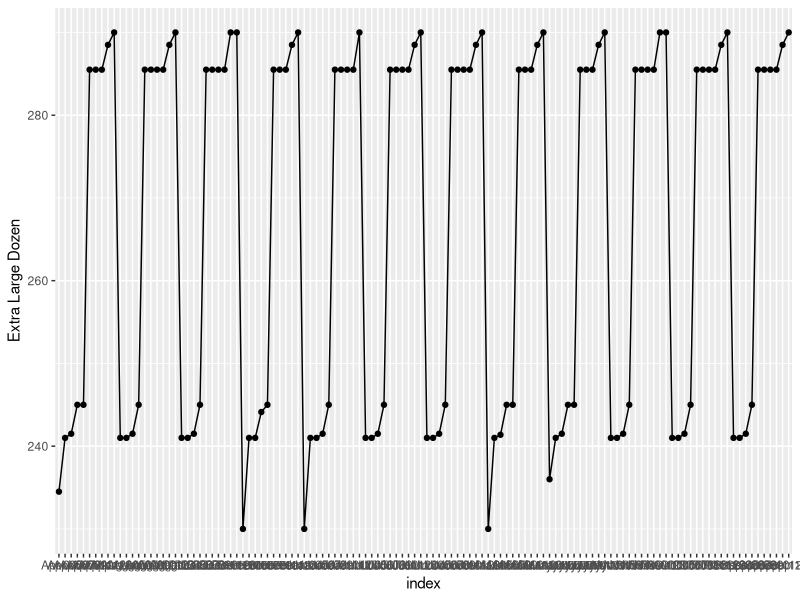
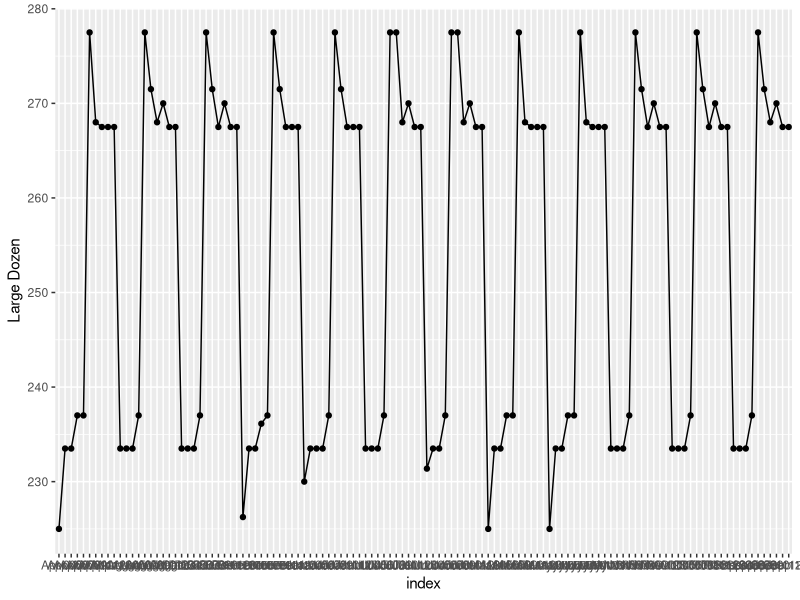
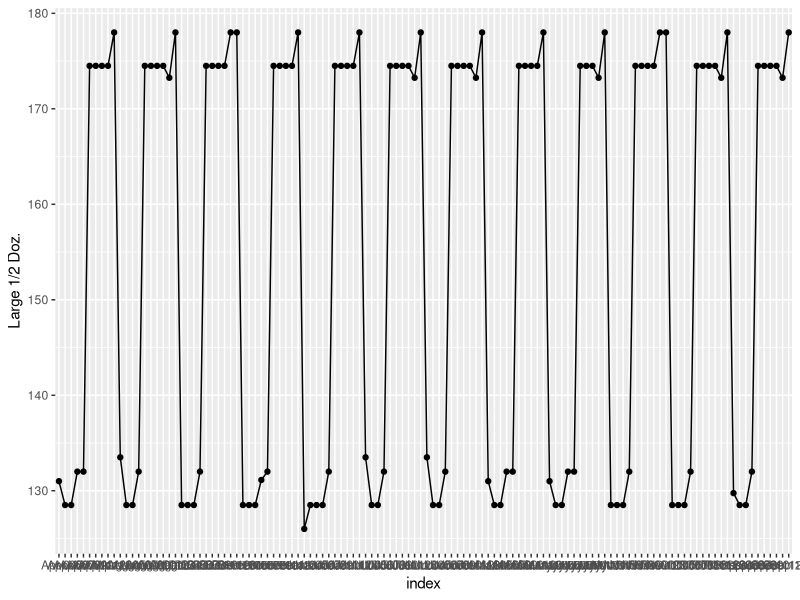
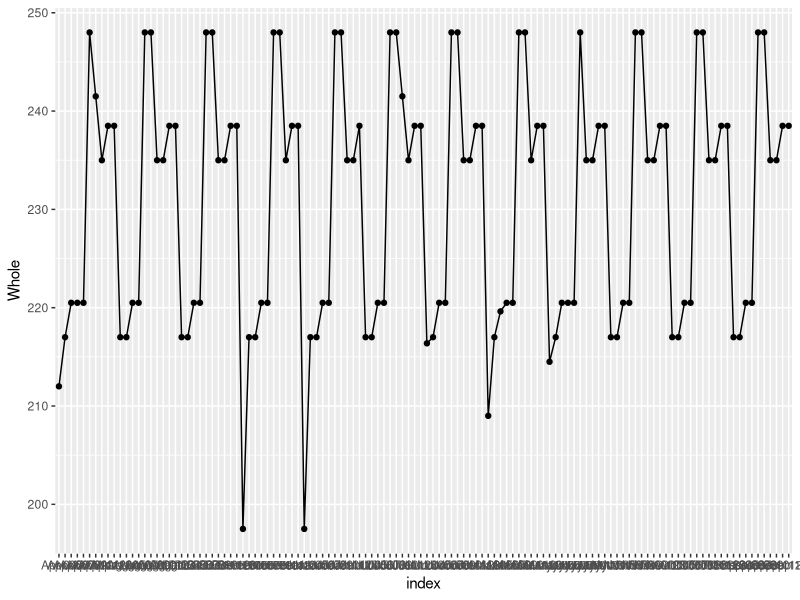
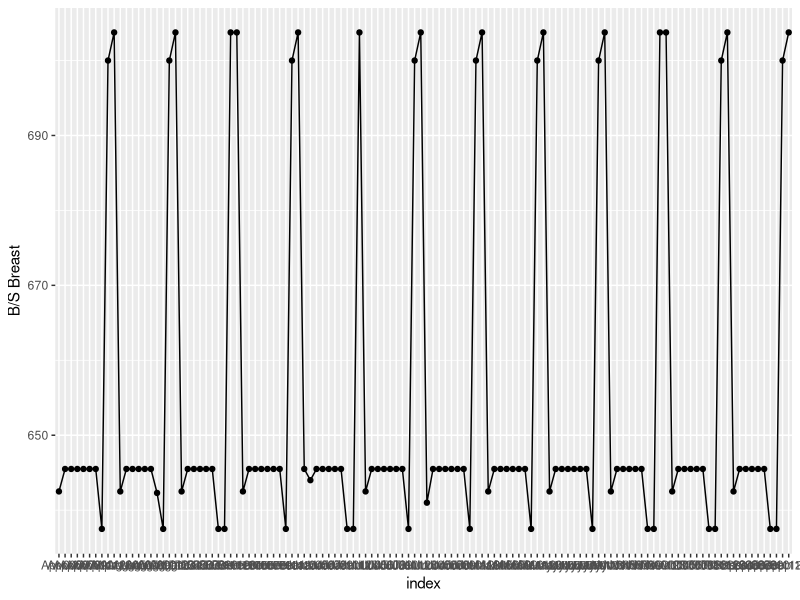
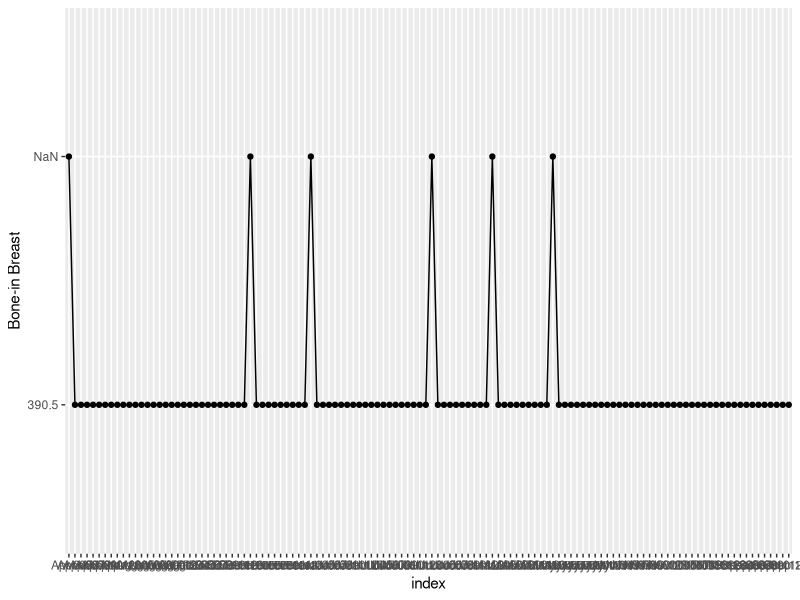
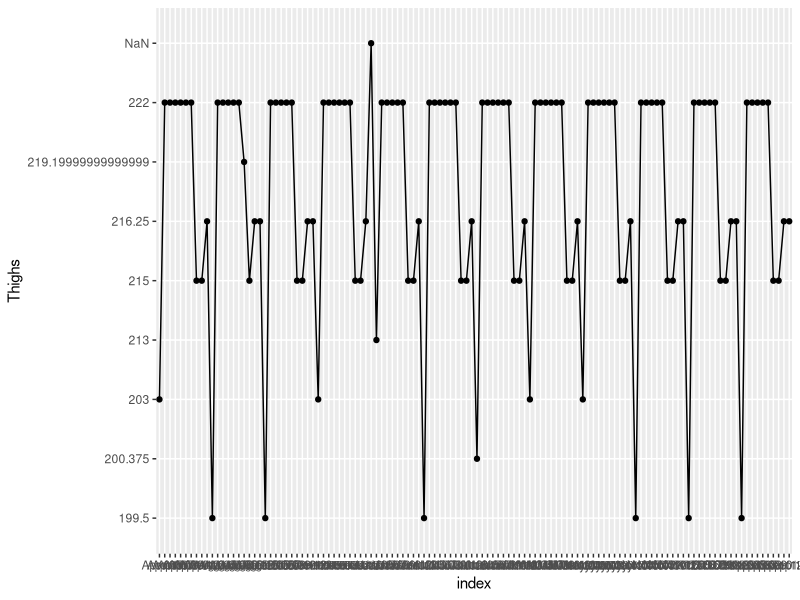

Source code (R) for these figures, in order:
## ---- chunk 1
library(tidyverse)
## ---- chunk 2
df = readxl::read_excel('../../../_data/organiceggpoultry.xls', skip = 4, sheet = 'Data')
df
## ---- chunk 3
names(df) <- c('Months', 'Extra Large Dozen', 'Extra Large 1/2 Doz. 1/2 Dozen', 'Large Dozen', 'Large 1/2 Doz.', 'Empty', 'Whole', 'B/S Breast', 'Bone-in Breast', 'Whole Legs', 'Thighs')

print(names(df))
## ---- chunk 4
dplyr::select(df, -Empty)
df
## ---- chunk 5
loop <- c(1:120)
li = c()
year <-  0
for(i in loop){
  if (substr(unlist(split(df$Months[i], " ")), 1, 3) == "Jan"){
    year <- substr(unlist(split(df$Months[i], " ")), 5, 8)
    li <- c(li, year)
    df$Months[i] <- "January"
  }
  else{
    li <- c(li, year)
  }
  if(df$`Bone-in Breast`[i] == "too few"){
    df$`Bone-in Breast`[i] <- NaN
  }
  if (df$Thighs[i] == 'too few'){
    df$Thighs[i] <- NaN
  }
}
## ---- chunk 6
df$Year <- li
df <- df[,c('Months', 'Year', 'Extra Large Dozen', 'Extra Large 1/2 Doz. 1/2 Dozen', 'Large Dozen', 'Large 1/2 Doz.', 'Whole', 'B/S Breast', 'Bone-in Breast', 'Whole Legs', 'Thighs')]
df
## ---- chunk 7
index <- c()
for (i in loop){
  index <- c(index, paste(substr(df$Months[i],1,3),substr(df$Year[i], 3,4)))
}
df$index <- index
df
## ---- chunk 8
library(ggplot2)
## ---- chunk 9
ggplot(data = df, aes(x = index, y = `Extra Large Dozen`, group = 1)) + geom_line() + geom_point()
## ---- chunk 10
ggplot(data = df, aes(x = index, y = `Large Dozen`, group = 1)) + geom_line() + geom_point()
## ---- chunk 11
ggplot(data = df, aes(x = index, y = `Large 1/2 Doz.`, group = 1)) + geom_line() + geom_point()
## ---- chunk 12
ggplot(data = df, aes(x = index, y = `Whole`, group = 1)) + geom_line() + geom_point()
## ---- chunk 13
ggplot(data = df, aes(x = index, y = `B/S Breast`, group = 1)) + geom_line() + geom_point()
## ---- chunk 14
ggplot(data = df, aes(x = index, y = `Bone-in Breast`, group = 1)) + geom_line() + geom_point()
## ---- chunk 15
ggplot(data = df, aes(x = index, y = `Thighs`, group = 1)) + geom_line() + geom_point()
## ---- chunk 16
# Writing of csv file
## write.csv(df, 'D:/R project/DACSS601August2021/_posts/2021-08-12-organic-egg-poultry-filtered_bakahria/data wrangling/organiceggpoultry_filtered.csv', row.names = FALSE)
